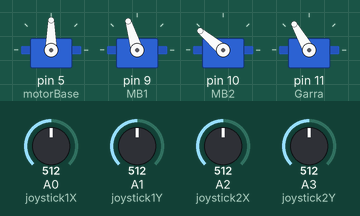
Recording of a sketch running on a simulated Arduino Uno, built with avr-gcc and run on an emulated ATmega328P. Shown: 4 × servo. The test bench sets the inputs (shaded band); at power-on: A0 (joystick1X) = 512, A1 (joystick1Y) = 512, A2 (joystick2X) = 512, A3 (joystick2Y) = 512.

Above: at 1.2 s.
1.3 s: A0 (joystick1X) set to 716
At 2.8 s:
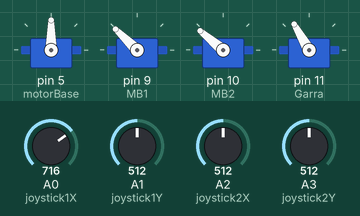
3.1 s: A1 (joystick1Y) set to 566
4.6 s: A1 (joystick1Y) set to 586
At 6.2 s:
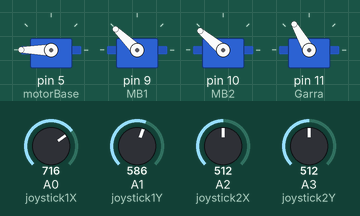
7.6 s: A2 (joystick2X) set to 716
At 8.3 s:
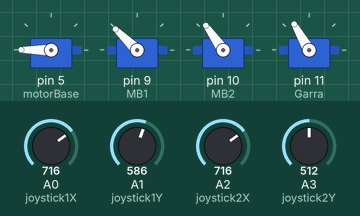
10.6 s: A3 (joystick2Y) set to 716
At 11.2 s:
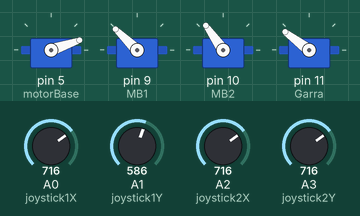
13.6 s: A0 (joystick1X) set to 992
At 13.8 s:
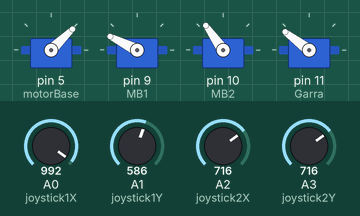
Timing chart, 0 to 21.1 s (numbered marks = the images above; inputs shaded):
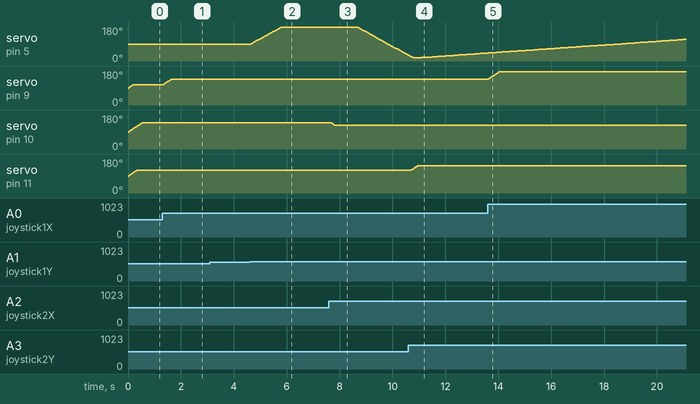

The sketch:

braco_robotico.ino
```cpp
#include <VarSpeedServo.h>

#define ANGULO_INICIAL_MOTOR 90
int auxBase = ANGULO_INICIAL_MOTOR;
// --- Mapeamento dos joysticks ---
#define joystick1X A0
#define joystick1Y A1
//segundo joystick
#define joystick2X A2
#define joystick2Y A3

// --- Mapeamento dos Servos ---
VarSpeedServo MB1;
VarSpeedServo MB2;
VarSpeedServo Garra;
VarSpeedServo motorBase;


void setup() {
  setPinMotors();
  inicializaAnguloDosMotores();
  mapearjoysticksComoInput();
}

void loop()
{
  moverBase();
  moverMB1();
  moverMB2();
  moverGarra();
  delay(100);
}

void setPinMotors()
{
  motorBase.attach(5);
  MB1.attach(9);
  MB2.attach(10);
  Garra.attach(11);
}

void inicializaAnguloDosMotores()
{
  motorBase.write(ANGULO_INICIAL_MOTOR);
  MB1.write(ANGULO_INICIAL_MOTOR);
  MB2.write(ANGULO_INICIAL_MOTOR);
  Garra.write(ANGULO_INICIAL_MOTOR);
}

void mapearjoysticksComoInput()
{
  pinMode(joystick1X, INPUT);
  pinMode(joystick1Y, INPUT);
  pinMode(joystick2X, INPUT);
  pinMode(joystick2Y, INPUT);
}

void moverBase()
{
  int posY = analogRead(joystick1Y);
  posY = map(posY, 0, 1023, 0, 180);
  if(posY > 100){
    auxBase+=10;
    motorBase.write(auxBase,50);
  }else if(posY < 80){
    auxBase-=10;
    motorBase.write(auxBase,50);
  }
}

void moverMB1()
{
  int posX = analogRead(joystick1X);
  posX = map(posX, 0, 1023, 35, 180);
  MB1.write(posX, 60);
}

void moverMB2()
{
  int posX = analogRead(joystick2X);
  posX = map(posX, 0, 1023, 180, 100);

  MB2.write(posX, 60);
}

void moverGarra()
{
  int posY = analogRead(joystick2Y);
  posY = map(posY, 0, 1023, 60, 180);
  Garra.write(posY, 60);
}
```

Measured:
- the behaviour switches between 574 and 575 on A1 (joystick1Y) (found by bisection; images 1 and 2)
- after the input at 1.3 s, servo on pin 9 (MB1): moves from 107° to 136° over 0.30 s, starting at once
- after the input at 3.1 s, every drawn part: stays the same
- after the input at 4.6 s, servo on pin 5 (motorBase): moves from 90° to 180° over 1.1 s, starting after 0.05 s
- after the input at 7.6 s, servo on pin 10 (MB2): 140° → 125° after 0.08 s
- after the input at 10.6 s, servo on pin 11 (Garra): moves from 120° to 143° over 0.24 s, starting after 0.10 s
- after the input at 13.6 s, servo on pin 9 (MB1): moves from 136° to 175° over 0.40 s, starting at once
